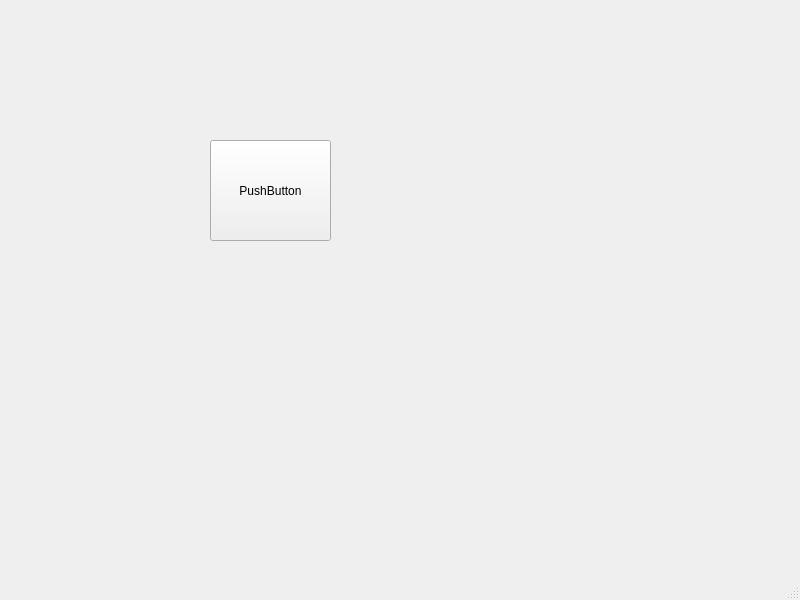
<?xml version="1.0" encoding="UTF-8"?>
<ui version="4.0">
 <class>MainWindow</class>
 <widget class="QMainWindow" name="MainWindow">
  <property name="geometry">
   <rect>
    <x>0</x>
    <y>0</y>
    <width>800</width>
    <height>600</height>
   </rect>
  </property>
  <property name="windowTitle">
   <string>MainWindow</string>
  </property>
  <widget class="QWidget" name="centralwidget">
   <widget class="QPushButton" name="pushButton">
    <property name="geometry">
     <rect>
      <x>210</x>
      <y>140</y>
      <width>121</width>
      <height>101</height>
     </rect>
    </property>
    <property name="text">
     <string>PushButton</string>
    </property>
   </widget>
  </widget>
  <widget class="QMenuBar" name="menubar">
   <property name="geometry">
    <rect>
     <x>0</x>
     <y>0</y>
     <width>800</width>
     <height>30</height>
    </rect>
   </property>
  </widget>
  <widget class="QStatusBar" name="statusbar"/>
 </widget>
 <resources/>
 <connections/>
</ui>
